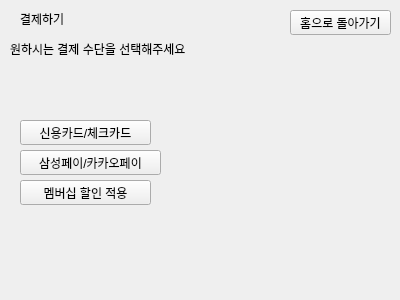
<?xml version="1.0" encoding="UTF-8"?>
<ui version="4.0">
 <class>PagePay</class>
 <widget class="QWidget" name="PagePay">
  <property name="geometry">
   <rect>
    <x>0</x>
    <y>0</y>
    <width>400</width>
    <height>300</height>
   </rect>
  </property>
  <property name="windowTitle">
   <string>Form</string>
  </property>
  <widget class="QLabel" name="label">
   <property name="geometry">
    <rect>
     <x>20</x>
     <y>10</y>
     <width>67</width>
     <height>17</height>
    </rect>
   </property>
   <property name="text">
    <string>결제하기</string>
   </property>
  </widget>
  <widget class="QLabel" name="label_2">
   <property name="geometry">
    <rect>
     <x>10</x>
     <y>40</y>
     <width>291</width>
     <height>17</height>
    </rect>
   </property>
   <property name="text">
    <string>원하시는 결제 수단을 선택해주세요</string>
   </property>
  </widget>
  <widget class="QPushButton" name="pushButton">
   <property name="geometry">
    <rect>
     <x>20</x>
     <y>120</y>
     <width>131</width>
     <height>25</height>
    </rect>
   </property>
   <property name="text">
    <string>신용카드/체크카드</string>
   </property>
  </widget>
  <widget class="QPushButton" name="pushButton_2">
   <property name="geometry">
    <rect>
     <x>20</x>
     <y>150</y>
     <width>141</width>
     <height>25</height>
    </rect>
   </property>
   <property name="text">
    <string>삼성페이/카카오페이</string>
   </property>
  </widget>
  <widget class="QPushButton" name="pushButton_3">
   <property name="geometry">
    <rect>
     <x>20</x>
     <y>180</y>
     <width>131</width>
     <height>25</height>
    </rect>
   </property>
   <property name="text">
    <string>멤버십 할인 적용</string>
   </property>
  </widget>
  <widget class="QPushButton" name="pushButton_4">
   <property name="geometry">
    <rect>
     <x>290</x>
     <y>10</y>
     <width>101</width>
     <height>25</height>
    </rect>
   </property>
   <property name="text">
    <string>홈으로 돌아가기</string>
   </property>
  </widget>
 </widget>
 <resources/>
 <connections/>
</ui>
